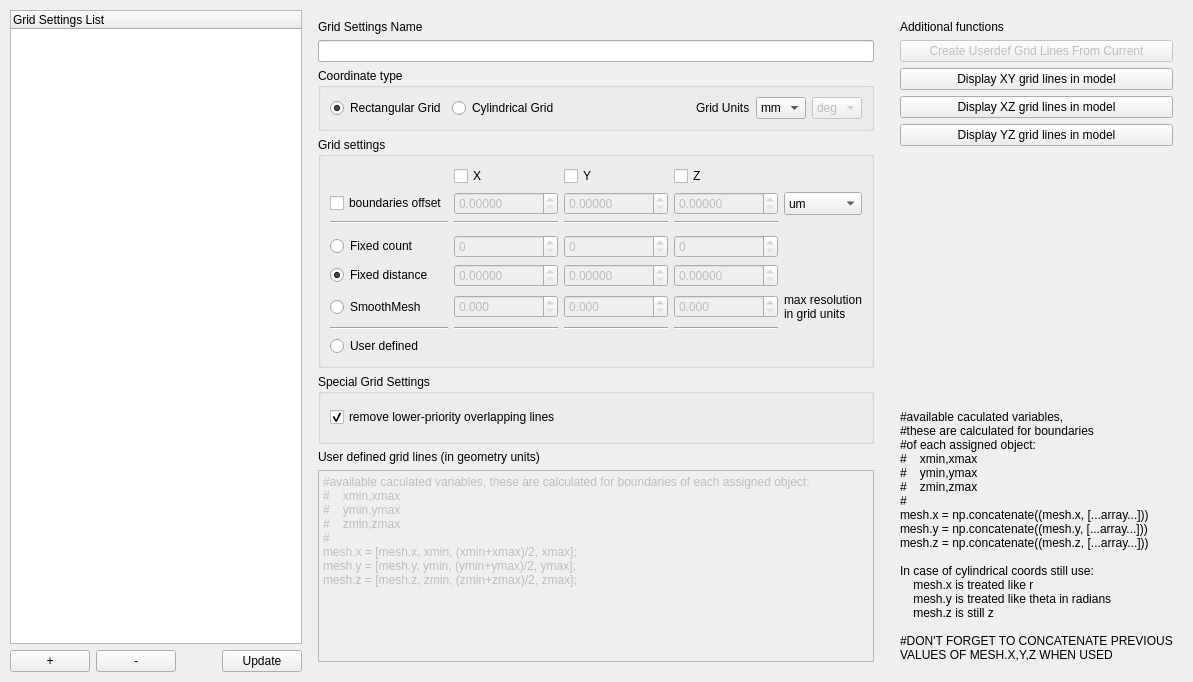
         <widget class="QWidget" name="gridSettingsTab">
          <attribute name="title">
           <string>Grid Settings</string>
          </attribute>
          <layout class="QHBoxLayout" name="horizontalLayout_8">
           <property name="leftMargin">
            <number>10</number>
           </property>
           <property name="topMargin">
            <number>10</number>
           </property>
           <property name="rightMargin">
            <number>10</number>
           </property>
           <property name="bottomMargin">
            <number>10</number>
           </property>
           <item>
            <layout class="QVBoxLayout" name="verticalLayout_6">
             <property name="leftMargin">
              <number>0</number>
             </property>
             <property name="topMargin">
              <number>0</number>
             </property>
             <property name="rightMargin">
              <number>0</number>
             </property>
             <property name="bottomMargin">
              <number>0</number>
             </property>
             <item>
              <widget class="QTreeWidget" name="gridSettingsTreeView">
               <column>
                <property name="text">
                 <string notr="true">Grid Settings List</string>
                </property>
               </column>
              </widget>
             </item>
             <item>
              <layout class="QHBoxLayout" name="horizontalLayout_9">
               <property name="leftMargin">
                <number>0</number>
               </property>
               <property name="topMargin">
                <number>0</number>
               </property>
               <property name="rightMargin">
                <number>0</number>
               </property>
               <property name="bottomMargin">
                <number>0</number>
               </property>
               <item>
                <widget class="QPushButton" name="gridSettingsAddButton">
                 <property name="text">
                  <string>+</string>
                 </property>
                </widget>
               </item>
               <item>
                <widget class="QPushButton" name="gridSettingsRemoveButton">
                 <property name="text">
                  <string>-</string>
                 </property>
                </widget>
               </item>
               <item>
                <spacer name="horizontalSpacer_4">
                 <property name="orientation">
                  <enum>Qt::Horizontal</enum>
                 </property>
                 <property name="sizeHint" stdset="0">
                  <size>
                   <width>40</width>
                   <height>20</height>
                  </size>
                 </property>
                </spacer>
               </item>
               <item>
                <widget class="QPushButton" name="gridSettingsUpdateButton">
                 <property name="text">
                  <string>Update</string>
                 </property>
                </widget>
               </item>
              </layout>
             </item>
            </layout>
           </item>
           <item>
            <layout class="QVBoxLayout" name="verticalLayout_7">
             <property name="leftMargin">
              <number>10</number>
             </property>
             <property name="topMargin">
              <number>10</number>
             </property>
             <property name="rightMargin">
              <number>10</number>
             </property>
             <property name="bottomMargin">
              <number>10</number>
             </property>
             <item>
              <widget class="QLabel" name="label_16">
               <property name="text">
                <string>Grid Settings Name</string>
               </property>
              </widget>
             </item>
             <item>
              <widget class="QLineEdit" name="gridSettingsNameInput"/>
             </item>
             <item>
              <widget class="QGroupBox" name="groupBox_8">
               <property name="sizePolicy">
                <sizepolicy hsizetype="Minimum" vsizetype="Minimum">
                 <horstretch>0</horstretch>
                 <verstretch>0</verstretch>
                </sizepolicy>
               </property>
               <property name="minimumSize">
                <size>
                 <width>250</width>
                 <height>50</height>
                </size>
               </property>
               <property name="title">
                <string>Coordinate type</string>
               </property>
               <layout class="QHBoxLayout" name="horizontalLayout_10">
                <item>
                 <widget class="QRadioButton" name="gridRectangularRadio">
                  <property name="text">
                   <string>Rectangular Grid</string>
                  </property>
                  <property name="checked">
                   <bool>true</bool>
                  </property>
                 </widget>
                </item>
                <item>
                 <widget class="QRadioButton" name="gridCylindricalRadio">
                  <property name="enabled">
                   <bool>true</bool>
                  </property>
                  <property name="text">
                   <string>Cylindrical Grid</string>
                  </property>
                 </widget>
                </item>
                <item>
                 <spacer name="horizontalSpacer_5">
                  <property name="orientation">
                   <enum>Qt::Horizontal</enum>
                  </property>
                  <property name="sizeHint" stdset="0">
                   <size>
                    <width>40</width>
                    <height>20</height>
                   </size>
                  </property>
                 </spacer>
                </item>
                <item>
                 <widget class="QLabel" name="label_24">
                  <property name="text">
                   <string>Grid Units</string>
                  </property>
                 </widget>
                </item>
                <item>
                 <widget class="QComboBox" name="gridUnitsInput">
                  <property name="sizePolicy">
                   <sizepolicy hsizetype="Preferred" vsizetype="Minimum">
                    <horstretch>0</horstretch>
                    <verstretch>0</verstretch>
                   </sizepolicy>
                  </property>
                  <property name="minimumSize">
                   <size>
                    <width>0</width>
                    <height>20</height>
                   </size>
                  </property>
                  <property name="currentText">
                   <string>mm</string>
                  </property>
                  <property name="currentIndex">
                   <number>2</number>
                  </property>
                  <item>
                   <property name="text">
                    <string>m</string>
                   </property>
                  </item>
                  <item>
                   <property name="text">
                    <string>cm</string>
                   </property>
                  </item>
                  <item>
                   <property name="text">
                    <string>mm</string>
                   </property>
                  </item>
                  <item>
                   <property name="text">
                    <string>um</string>
                   </property>
                  </item>
                  <item>
                   <property name="text">
                    <string>nm</string>
                   </property>
                  </item>
                  <item>
                   <property name="text">
                    <string>pm</string>
                   </property>
                  </item>
                 </widget>
                </item>
                <item>
                 <widget class="QComboBox" name="gridUnitsInput_2">
                  <property name="enabled">
                   <bool>false</bool>
                  </property>
                  <property name="sizePolicy">
                   <sizepolicy hsizetype="Preferred" vsizetype="Minimum">
                    <horstretch>0</horstretch>
                    <verstretch>0</verstretch>
                   </sizepolicy>
                  </property>
                  <property name="minimumSize">
                   <size>
                    <width>0</width>
                    <height>20</height>
                   </size>
                  </property>
                  <property name="currentText">
                   <string>deg</string>
                  </property>
                  <item>
                   <property name="text">
                    <string>deg</string>
                   </property>
                  </item>
                  <item>
                   <property name="text">
                    <string>rad</string>
                   </property>
                  </item>
                 </widget>
                </item>
               </layout>
              </widget>
             </item>
             <item>
              <widget class="QGroupBox" name="groupBox">
               <property name="title">
                <string>Grid settings</string>
               </property>
               <layout class="QGridLayout" name="gridLayout">
                <item row="0" column="3">
                 <widget class="QCheckBox" name="gridYEnable">
                  <property name="text">
                   <string>Y</string>
                  </property>
                 </widget>
                </item>
                <item row="10" column="0">
                 <widget class="QRadioButton" name="userDefinedRadioButton">
                  <property name="text">
                   <string>User defined</string>
                  </property>
                 </widget>
                </item>
                <item row="2" column="0">
                 <widget class="Line" name="line_5">
                  <property name="orientation">
                   <enum>Qt::Horizontal</enum>
                  </property>
                 </widget>
                </item>
                <item row="1" column="0">
                 <widget class="QCheckBox" name="gridGenerateLinesInsideCheckbox">
                  <property name="enabled">
                   <bool>true</bool>
                  </property>
                  <property name="text">
                   <string>boundaries offset</string>
                  </property>
                 </widget>
                </item>
                <item row="8" column="3">
                 <widget class="QDoubleSpinBox" name="smoothMeshYMaxRes">
                  <property name="enabled">
                   <bool>false</bool>
                  </property>
                  <property name="decimals">
                   <number>3</number>
                  </property>
                  <property name="maximum">
                   <double>1000.000000000000000</double>
                  </property>
                 </widget>
                </item>
                <item row="0" column="1">
                 <widget class="QCheckBox" name="gridXEnable">
                  <property name="text">
                   <string>X</string>
                  </property>
                 </widget>
                </item>
                <item row="4" column="0">
                 <widget class="QRadioButton" name="fixedCountRadioButton">
                  <property name="text">
                   <string>Fixed count</string>
                  </property>
                  <property name="checked">
                   <bool>false</bool>
                  </property>
                 </widget>
                </item>
                <item row="8" column="1">
                 <widget class="QDoubleSpinBox" name="smoothMeshXMaxRes">
                  <property name="enabled">
                   <bool>false</bool>
                  </property>
                  <property name="decimals">
                   <number>3</number>
                  </property>
                  <property name="maximum">
                   <double>1000.000000000000000</double>
                  </property>
                 </widget>
                </item>
                <item row="1" column="5">
                 <widget class="QComboBox" name="gridOffsetUnits">
                  <property name="sizePolicy">
                   <sizepolicy hsizetype="Preferred" vsizetype="Minimum">
                    <horstretch>0</horstretch>
                    <verstretch>0</verstretch>
                   </sizepolicy>
                  </property>
                  <property name="minimumSize">
                   <size>
                    <width>0</width>
                    <height>20</height>
                   </size>
                  </property>
                  <property name="currentText">
                   <string>um</string>
                  </property>
                  <property name="currentIndex">
                   <number>3</number>
                  </property>
                  <item>
                   <property name="text">
                    <string>m</string>
                   </property>
                  </item>
                  <item>
                   <property name="text">
                    <string>cm</string>
                   </property>
                  </item>
                  <item>
                   <property name="text">
                    <string>mm</string>
                   </property>
                  </item>
                  <item>
                   <property name="text">
                    <string>um</string>
                   </property>
                  </item>
                  <item>
                   <property name="text">
                    <string>nm</string>
                   </property>
                  </item>
                  <item>
                   <property name="text">
                    <string>pm</string>
                   </property>
                  </item>
                 </widget>
                </item>
                <item row="8" column="5">
                 <widget class="QLabel" name="label_106">
                  <property name="text">
                   <string>max resolution
in grid units</string>
                  </property>
                 </widget>
                </item>
                <item row="8" column="0">
                 <widget class="QRadioButton" name="smoothMeshRadioButton">
                  <property name="text">
                   <string>SmoothMesh</string>
                  </property>
                 </widget>
                </item>
                <item row="9" column="0">
                 <widget class="Line" name="line">
                  <property name="orientation">
                   <enum>Qt::Horizontal</enum>
                  </property>
                 </widget>
                </item>
                <item row="2" column="4">
                 <widget class="Line" name="line_8">
                  <property name="orientation">
                   <enum>Qt::Horizontal</enum>
                  </property>
                 </widget>
                </item>
                <item row="9" column="3">
                 <widget class="Line" name="line_3">
                  <property name="orientation">
                   <enum>Qt::Horizontal</enum>
                  </property>
                 </widget>
                </item>
                <item row="2" column="1">
                 <widget class="Line" name="line_6">
                  <property name="orientation">
                   <enum>Qt::Horizontal</enum>
                  </property>
                 </widget>
                </item>
                <item row="5" column="0">
                 <widget class="QRadioButton" name="fixedDistanceRadioButton">
                  <property name="text">
                   <string>Fixed distance</string>
                  </property>
                  <property name="checked">
                   <bool>true</bool>
                  </property>
                 </widget>
                </item>
                <item row="1" column="1">
                 <widget class="QDoubleSpinBox" name="gridOffsetX">
                  <property name="enabled">
                   <bool>false</bool>
                  </property>
                  <property name="decimals">
                   <number>5</number>
                  </property>
                  <property name="maximum">
                   <double>1000000.000000000000000</double>
                  </property>
                 </widget>
                </item>
                <item row="1" column="4">
                 <widget class="QDoubleSpinBox" name="gridOffsetZ">
                  <property name="enabled">
                   <bool>false</bool>
                  </property>
                  <property name="decimals">
                   <number>5</number>
                  </property>
                  <property name="maximum">
                   <double>1000000.000000000000000</double>
                  </property>
                 </widget>
                </item>
                <item row="9" column="4">
                 <widget class="Line" name="line_4">
                  <property name="orientation">
                   <enum>Qt::Horizontal</enum>
                  </property>
                 </widget>
                </item>
                <item row="2" column="3">
                 <widget class="Line" name="line_7">
                  <property name="orientation">
                   <enum>Qt::Horizontal</enum>
                  </property>
                 </widget>
                </item>
                <item row="4" column="3">
                 <widget class="QDoubleSpinBox" name="fixedCountYNumberInput">
                  <property name="enabled">
                   <bool>false</bool>
                  </property>
                  <property name="decimals">
                   <number>0</number>
                  </property>
                  <property name="maximum">
                   <double>1000000000000.000000000000000</double>
                  </property>
                 </widget>
                </item>
                <item row="5" column="3">
                 <widget class="QDoubleSpinBox" name="fixedDistanceYNumberInput">
                  <property name="enabled">
                   <bool>false</bool>
                  </property>
                  <property name="decimals">
                   <number>5</number>
                  </property>
                  <property name="maximum">
                   <double>1000000000000.000000000000000</double>
                  </property>
                 </widget>
                </item>
                <item row="5" column="1">
                 <widget class="QDoubleSpinBox" name="fixedDistanceXNumberInput">
                  <property name="enabled">
                   <bool>false</bool>
                  </property>
                  <property name="decimals">
                   <number>5</number>
                  </property>
                  <property name="maximum">
                   <double>1000000000000.000000000000000</double>
                  </property>
                 </widget>
                </item>
                <item row="4" column="4">
                 <widget class="QDoubleSpinBox" name="fixedCountZNumberInput">
                  <property name="enabled">
                   <bool>false</bool>
                  </property>
                  <property name="decimals">
                   <number>0</number>
                  </property>
                  <property name="maximum">
                   <double>1000000000000.000000000000000</double>
                  </property>
                 </widget>
                </item>
                <item row="0" column="4">
                 <widget class="QCheckBox" name="gridZEnable">
                  <property name="text">
                   <string>Z</string>
                  </property>
                 </widget>
                </item>
                <item row="4" column="1">
                 <widget class="QDoubleSpinBox" name="fixedCountXNumberInput">
                  <property name="enabled">
                   <bool>false</bool>
                  </property>
                  <property name="decimals">
                   <number>0</number>
                  </property>
                  <property name="maximum">
                   <double>1000000000000.000000000000000</double>
                  </property>
                 </widget>
                </item>
                <item row="5" column="4">
                 <widget class="QDoubleSpinBox" name="fixedDistanceZNumberInput">
                  <property name="enabled">
                   <bool>false</bool>
                  </property>
                  <property name="decimals">
                   <number>5</number>
                  </property>
                  <property name="maximum">
                   <double>1000000000000.000000000000000</double>
                  </property>
                 </widget>
                </item>
                <item row="1" column="3">
                 <widget class="QDoubleSpinBox" name="gridOffsetY">
                  <property name="enabled">
                   <bool>false</bool>
                  </property>
                  <property name="decimals">
                   <number>5</number>
                  </property>
                  <property name="maximum">
                   <double>1000000.000000000000000</double>
                  </property>
                 </widget>
                </item>
                <item row="9" column="1">
                 <widget class="Line" name="line_2">
                  <property name="orientation">
                   <enum>Qt::Horizontal</enum>
                  </property>
                 </widget>
                </item>
                <item row="8" column="4">
                 <widget class="QDoubleSpinBox" name="smoothMeshZMaxRes">
                  <property name="enabled">
                   <bool>false</bool>
                  </property>
                  <property name="decimals">
                   <number>3</number>
                  </property>
                  <property name="maximum">
                   <double>1000.000000000000000</double>
                  </property>
                 </widget>
                </item>
                <item row="3" column="0">
                 <spacer name="verticalSpacer_28">
                  <property name="orientation">
                   <enum>Qt::Vertical</enum>
                  </property>
                  <property name="sizeType">
                   <enum>QSizePolicy::Fixed</enum>
                  </property>
                  <property name="sizeHint" stdset="0">
                   <size>
                    <width>40</width>
                    <height>5</height>
                   </size>
                  </property>
                 </spacer>
                </item>
               </layout>
              </widget>
             </item>
             <item>
              <widget class="QGroupBox" name="groupBox_6">
               <property name="minimumSize">
                <size>
                 <width>150</width>
                 <height>70</height>
                </size>
               </property>
               <property name="title">
                <string>Special Grid Settings</string>
               </property>
               <layout class="QVBoxLayout" name="verticalLayout_20">
                <item>
                 <widget class="QCheckBox" name="gridTopPriorityLinesCheckbox">
                  <property name="text">
                   <string>remove lower-priority overlapping lines</string>
                  </property>
                  <property name="checked">
                   <bool>true</bool>
                  </property>
                 </widget>
                </item>
               </layout>
              </widget>
             </item>
             <item>
              <widget class="QLabel" name="label_5">
               <property name="text">
                <string>User defined grid lines (in geometry units)</string>
               </property>
              </widget>
             </item>
             <item>
              <widget class="QPlainTextEdit" name="userDefinedGridLinesTextInput">
               <property name="enabled">
                <bool>false</bool>
               </property>
               <property name="tabChangesFocus">
                <bool>false</bool>
               </property>
               <property name="plainText">
                <string>#available caculated variables, these are calculated for boundaries of each assigned object:
#    xmin,xmax
#    ymin,ymax
#    zmin,zmax
#
mesh.x = [mesh.x, xmin, (xmin+xmax)/2, xmax];
mesh.y = [mesh.y, ymin, (ymin+ymax)/2, ymax];
mesh.z = [mesh.z, zmin, (zmin+zmax)/2, zmax];</string>
               </property>
              </widget>
             </item>
            </layout>
           </item>
           <item>
            <layout class="QVBoxLayout" name="verticalLayout_8">
             <property name="leftMargin">
              <number>10</number>
             </property>
             <property name="topMargin">
              <number>10</number>
             </property>
             <property name="rightMargin">
              <number>10</number>
             </property>
             <property name="bottomMargin">
              <number>10</number>
             </property>
             <item>
              <widget class="QLabel" name="label_6">
               <property name="text">
                <string>Additional functions</string>
               </property>
              </widget>
             </item>
             <item>
              <widget class="QPushButton" name="createUserdefGridLinesFromCurrentButton">
               <property name="enabled">
                <bool>false</bool>
               </property>
               <property name="text">
                <string>Create Userdef Grid Lines From Current</string>
               </property>
               <property name="checkable">
                <bool>false</bool>
               </property>
              </widget>
             </item>
             <item>
              <widget class="QPushButton" name="displayXYGridLinesInModelButton">
               <property name="enabled">
                <bool>true</bool>
               </property>
               <property name="text">
                <string>Display XY grid lines in model</string>
               </property>
               <property name="checkable">
                <bool>false</bool>
               </property>
              </widget>
             </item>
             <item>
              <widget class="QPushButton" name="displayXZGridLinesInModelButton">
               <property name="text">
                <string>Display XZ grid lines in model</string>
               </property>
              </widget>
             </item>
             <item>
              <widget class="QPushButton" name="displayYZGridLinesInModelButton">
               <property name="text">
                <string>Display YZ grid lines in model</string>
               </property>
              </widget>
             </item>
             <item>
              <spacer name="verticalSpacer_3">
               <property name="orientation">
                <enum>Qt::Vertical</enum>
               </property>
               <property name="sizeHint" stdset="0">
                <size>
                 <width>20</width>
                 <height>40</height>
                </size>
               </property>
              </spacer>
             </item>
             <item>
              <widget class="QLabel" name="label_95">
               <property name="text">
                <string>#available caculated variables,
#these are calculated for boundaries
#of each assigned object:
#    xmin,xmax
#    ymin,ymax
#    zmin,zmax
#
mesh.x = np.concatenate((mesh.x, [...array...]))
mesh.y = np.concatenate((mesh.y, [...array...]))
mesh.z = np.concatenate((mesh.z, [...array...]))

In case of cylindrical coords still use:
    mesh.x is treated like r
    mesh.y is treated like theta in radians
    mesh.z is still z

#DON'T FORGET TO CONCATENATE PREVIOUS
VALUES OF MESH.X,Y,Z WHEN USED</string>
               </property>
              </widget>
             </item>
            </layout>
           </item>
          </layout>
         </widget>
